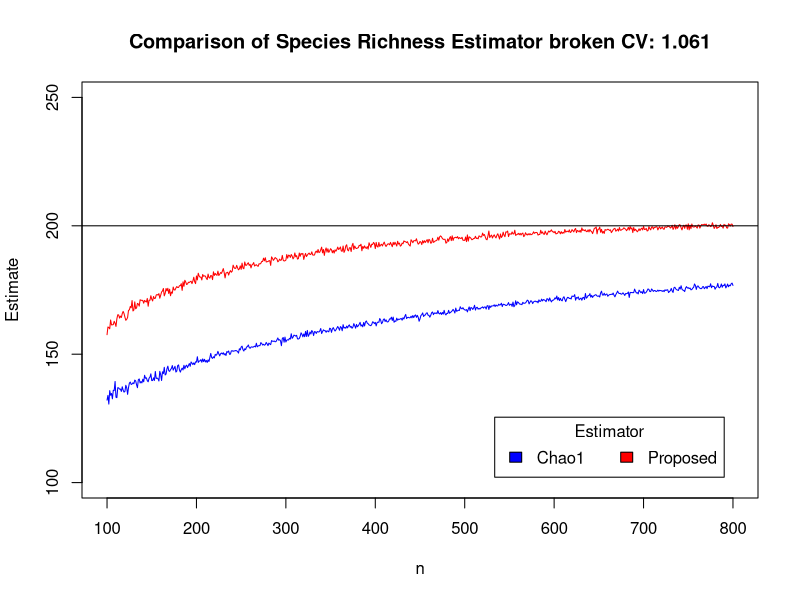
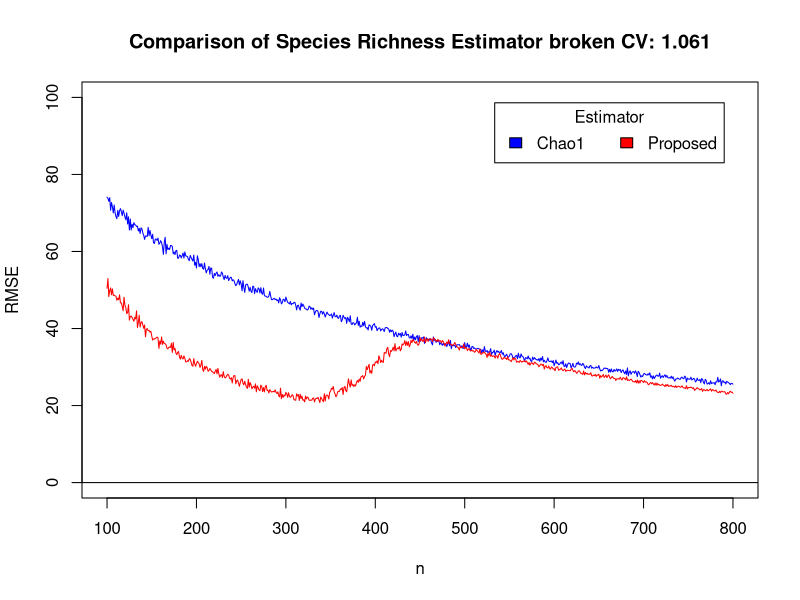

R code for these plots, in order:
S <- 200
r <- 500
thres <- 1.5
model <- 'broken'
set.seed(1111)

if(model == 'unif'){
  pi_i <- runif(S)
}else if(model == 'zipf'){
  pi_i <- 1/((1:S)-0.1)
}else if(model == 'broken'){
  pi_i <- rexp(S)
}else if(model == 'homo'){
  pi_i <- rep(1/S,S)
}
pi_norm <- pi_i/sum(pi_i)
cv <- (sd(pi_norm) / mean(pi_norm))

simu_func_Chao <- function(n){
  s_chao <- 0
  for(i in c(1:r)){
    data <- rmultinom(1, n, pi_norm)
    sample_data <- data[data > 0]
    s_obs <- sum(sample_data > 0)
    f1 <- sum(sample_data == 1)
    f2 <- sum(sample_data == 2)
    if(f2 != 0){
      s_chao[i] <- s_obs + (n-1)/ n * (f1^2)/(2*f2)
    }else{
      s_chao[i] <- s_obs + (n-1)/ n * (f1*(f1-1))/2
    }
  }
  return(mean(s_chao))
}
simu_func_proposed <- function(n){
  s_est <- 0
  for(i in c(1:r)){
    data <- rmultinom(1, n, pi_norm)
    sample_data <- data[data > 0]
    p_i <- sample_data / sum(sample_data)
    f1 <- sum(sample_data == 1)
    f2 <- sum(sample_data == 2)
    C <- 1-f1/n
    s_obs <- sum(sample_data > 0)
    if(f2 != 0){
      if(C < thres){
        s_est[i] <- sum(1/(1-(1-p_i)^n)) + (n-1)/ n * (f1^2)/(2*f2)
      }else{
        s_est[i] <- sum(1/(1-(1-p_i)^n))
      }
    }else{
      if(C < thres){
        s_est[i] <- sum(1/(1-(1-p_i)^n)) + (n-1)/ n * (f1*(f1-1))/2
      }else{
        s_est[i] <- sum(1/(1-(1-p_i)^n))
      }
    }
  }
  return(mean(s_est))
}

simu_func_Chao_RMSE <- function(n){
  s_chao <- 0
  for(i in c(1:500)){
    data <- rmultinom(1, n, pi_norm)
    sample_data <- data[data > 0]
    s_obs <- sum(sample_data > 0)
    f1 <- sum(sample_data == 1)
    f2 <- sum(sample_data == 2)
    if(f2 != 0){
      s_chao[i] <- s_obs + (n-1)/ n * (f1^2)/(2*f2)
    }else{
      s_chao[i] <- s_obs + (n-1)/ n * (f1*(f1-1))/2
    }
  }
  return(sqrt((mean(s_chao)-S)^2 + var(s_chao)))
}
simu_func_proposed_RMSE <- function(n){
  thres = 0.9
  s_est <- 0
  for(i in c(1:500)){
    data <- rmultinom(1, n, pi_norm)
    sample_data <- data[data > 0]
    p_i <- sample_data / sum(sample_data)
    f1 <- sum(sample_data == 1)
    f2 <- sum(sample_data == 2)
    C <- 1-f1/n
    s_obs <- sum(sample_data > 0)
    if(f2 != 0){
      if(C < thres){
        s_est[i] <- sum(1/(1-(1-p_i)^n)) + (n-1)/ n * (f1^2)/(2*f2)
      }else{
        s_est[i] <- sum(1/(1-(1-p_i)^n))
      }
    }else{
      if(C < thres){
        s_est[i] <- sum(1/(1-(1-p_i)^n)) + (n-1)/ n * (f1*(f1-1))/2
      }else{
        s_est[i] <- sum(1/(1-(1-p_i)^n))
      }
    }
  }
  return(sqrt((mean(s_est)-S)^2 + var(s_est)))
}
vsimu_func_Chao <- Vectorize(simu_func_Chao)
vsimu_func_proposed <- Vectorize(simu_func_proposed)
vsimu_func_Chao_RMSE <- Vectorize(simu_func_Chao_RMSE)
vsimu_func_proposed_RMSE <- Vectorize(simu_func_proposed_RMSE)

plot(100:800, vsimu_func_Chao(100:800), col ="blue", type="l", ylim=c(100,250), 
     main = paste("Comparison of Species Richness Estimator", model, "CV:", round(cv,3)), xlab = "n", ylab = "Estimate")
lines(100:800, vsimu_func_proposed(100:800), type="l", col="red")
abline(h=S)

legend("bottomright", inset=.05, title="Estimator",
       c("Chao1","Proposed"), fill=c("blue", "red"), horiz=TRUE)

plot(100:800, vsimu_func_Chao_RMSE(100:800), col ="blue", type="l", ylim=c(0,100), 
     main = paste("Comparison of Species Richness Estimator", model, "CV:", round(cv,3)), xlab = "n", ylab = "RMSE")
lines(100:800, vsimu_func_proposed_RMSE(100:800), type="l", col="red")
abline(h=0)
legend("topright", inset=.05, title="Estimator",
       c("Chao1","Proposed"), fill=c("blue", "red"), horiz=TRUE)
print(data.frame(Model = model, CV = cv, True = S))
